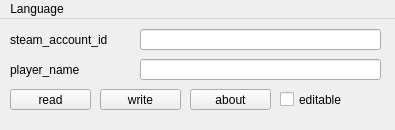
<?xml version="1.0" encoding="UTF-8"?>
<ui version="4.0">
 <class>MainWindow</class>
 <widget class="QMainWindow" name="MainWindow">
  <property name="geometry">
   <rect>
    <x>0</x>
    <y>0</y>
    <width>395</width>
    <height>130</height>
   </rect>
  </property>
  <property name="sizePolicy">
   <sizepolicy hsizetype="Fixed" vsizetype="Fixed">
    <horstretch>0</horstretch>
    <verstretch>0</verstretch>
   </sizepolicy>
  </property>
  <property name="windowTitle">
   <string>nier_automata_pc_savedata__ver_x_x</string>
  </property>
  <widget class="QWidget" name="centralWidget">
   <widget class="QPushButton" name="pb_read">
    <property name="geometry">
     <rect>
      <x>10</x>
      <y>70</y>
      <width>81</width>
      <height>21</height>
     </rect>
    </property>
    <property name="text">
     <string>read</string>
    </property>
   </widget>
   <widget class="QPushButton" name="pb_write">
    <property name="geometry">
     <rect>
      <x>100</x>
      <y>70</y>
      <width>81</width>
      <height>21</height>
     </rect>
    </property>
    <property name="text">
     <string>write</string>
    </property>
   </widget>
   <widget class="QLineEdit" name="le_steam_account_id">
    <property name="geometry">
     <rect>
      <x>140</x>
      <y>10</y>
      <width>241</width>
      <height>21</height>
     </rect>
    </property>
   </widget>
   <widget class="QCheckBox" name="cb_editable">
    <property name="geometry">
     <rect>
      <x>280</x>
      <y>70</y>
      <width>101</width>
      <height>21</height>
     </rect>
    </property>
    <property name="text">
     <string>editable</string>
    </property>
   </widget>
   <widget class="QLabel" name="lb_steam_account_id">
    <property name="geometry">
     <rect>
      <x>10</x>
      <y>10</y>
      <width>121</width>
      <height>21</height>
     </rect>
    </property>
    <property name="text">
     <string>steam_account_id</string>
    </property>
   </widget>
   <widget class="QPushButton" name="pb_about">
    <property name="geometry">
     <rect>
      <x>190</x>
      <y>70</y>
      <width>81</width>
      <height>21</height>
     </rect>
    </property>
    <property name="text">
     <string>about</string>
    </property>
   </widget>
   <widget class="QLineEdit" name="le_player_name">
    <property name="geometry">
     <rect>
      <x>140</x>
      <y>40</y>
      <width>241</width>
      <height>21</height>
     </rect>
    </property>
   </widget>
   <widget class="QLabel" name="lb_player_name">
    <property name="geometry">
     <rect>
      <x>10</x>
      <y>40</y>
      <width>121</width>
      <height>21</height>
     </rect>
    </property>
    <property name="text">
     <string>player_name</string>
    </property>
   </widget>
  </widget>
  <widget class="QMenuBar" name="menuBar">
   <property name="geometry">
    <rect>
     <x>0</x>
     <y>0</y>
     <width>395</width>
     <height>22</height>
    </rect>
   </property>
   <widget class="QMenu" name="menuFile">
    <property name="title">
     <string notr="true">Language</string>
    </property>
    <addaction name="actionlang_eng"/>
    <addaction name="actionlang_chs"/>
    <addaction name="actionlang_jpn"/>
   </widget>
   <addaction name="menuFile"/>
  </widget>
  <action name="actionlang_eng">
   <property name="text">
    <string>lang_eng</string>
   </property>
  </action>
  <action name="actionlang_chs">
   <property name="text">
    <string>lang_chs</string>
   </property>
  </action>
  <action name="actionlang_jpn">
   <property name="text">
    <string>lang_jpn</string>
   </property>
  </action>
 </widget>
 <layoutdefault spacing="6" margin="11"/>
 <resources/>
 <connections/>
</ui>
